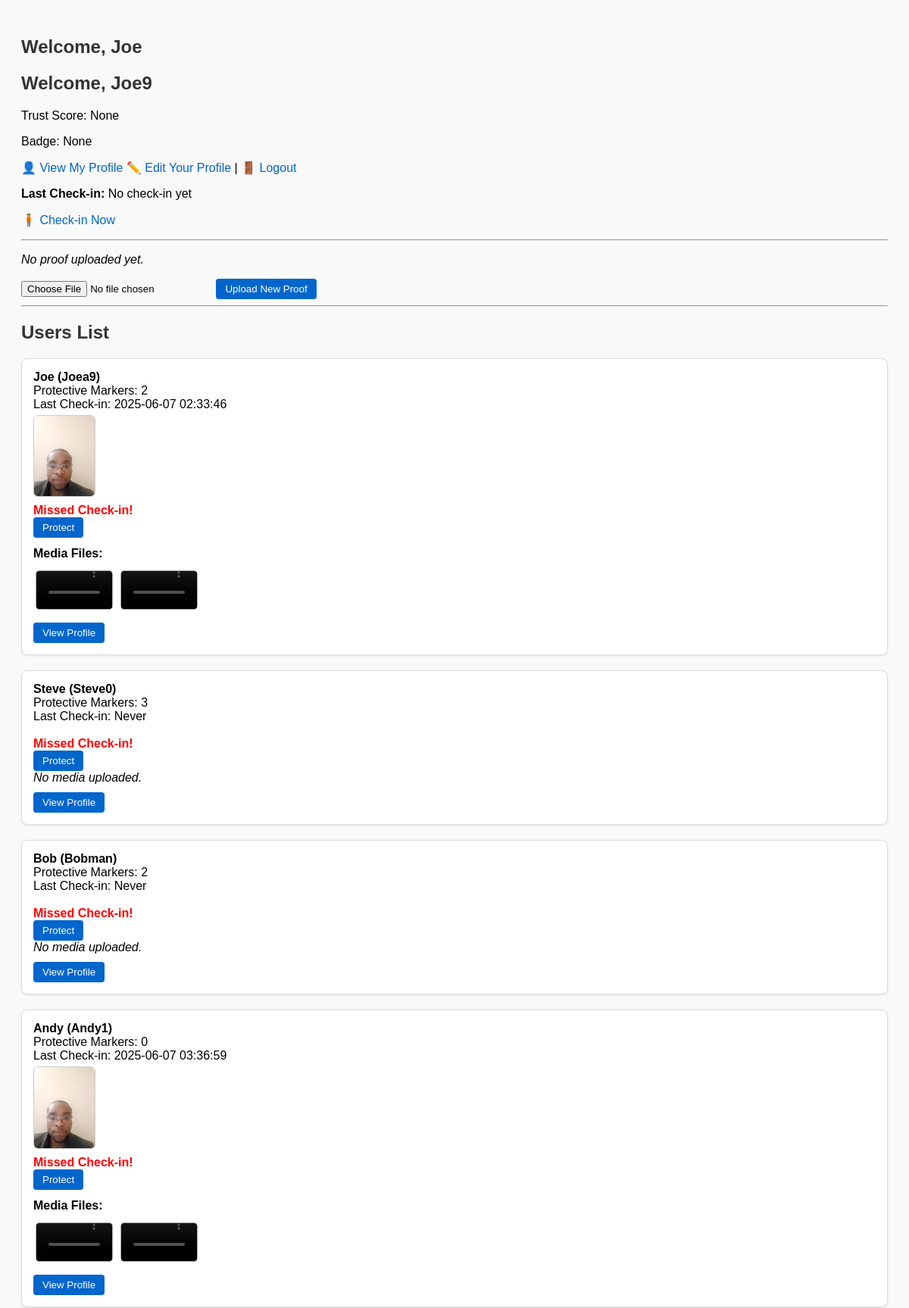
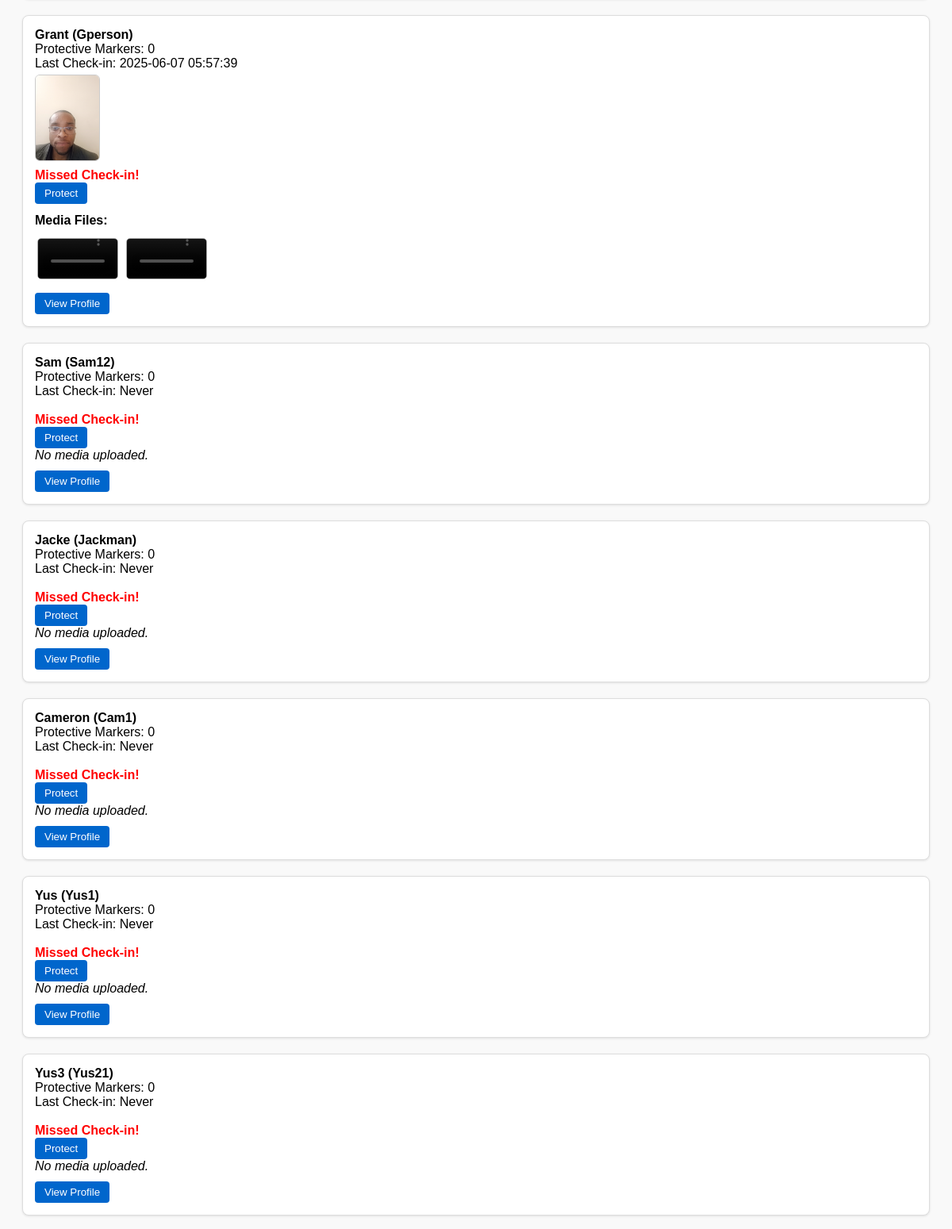
The app's page /dashboard (signed in, upper part) with its own data (2 pictures, top to bottom).
### models.py (models this page shows, shortened)
class User(UserMixin,db.Model):
    __tablename__ = 'users'
    id = db.Column(db.Integer, primary_key=True)
    name = db.Column(db.String(150), nullable=False)
    username = db.Column(db.String(150), unique=True, nullable=False)
    email = db.Column(db.String(150), unique=True, nullable=True)
    password = db.Column(db.String(255), nullable=False)  # hashed
    last_checkin = db.Column(db.DateTime, nullable=True)
    checkin_count = db.Column(db.Integer, default=0)
    proof_upload_count = db.Column(db.Integer, default=0)
    community_votes_count = db.Column(db.Integer, default=0)
    score = db.Column(db.Integer, default=0)
    trust_points = db.Column(db.Integer, default=0)
    trust_score = db.Column(db.Float, default=0.0)  # calculated trust score
    _bio = db.Column(db.LargeBinary, nullable=True)
    @property
    def bio(self):
        if self._bio:
            return decrypt(self._bio)
        return None
    profile_pic = db.Column(db.String(255), nullable=True)
    badge = db.Column(db.String(50), default='New/Unverified')
    trusted = db.Column(db.Boolean, default=False)
    trust_level = db.Column(db.String(50), default='New/Unverified')
    negative_action_count = db.Column(db.Integer, default=0)
    warnings_count = db.Column(db.Integer, default=0)
    negative_marks = db.Column(db.Integer, default=0)
    proof_file = db.Column(db.String(200), nullable=True)
    last_checkin_photo = db.Column(db.String(255), nullable=True)
    user_type = db.Column(db.String(50), default=UserTypeEnum.VICTIM.value, nullable=False)
    is_verified_supporter = db.Column(db.Boolean, default=False)
    _supporter_id_proof = db.Column(db.LargeBinary, nullable=True)
    @property
    def supporter_id_proof(self):
     if self._supporter_id_proof:
        return decrypt(self._supporter_id_proof)
     return None
    verification_status = db.Column(db.String(50), default=VerificationStatusEnum.UNVERIFIED.value)
    verified = db.Column(db.Boolean, default=False)
    media_files = db.relationship('Media', backref='user', lazy=True, cascade='all, delete-orphan')
    checkins = db.relationship('CheckIn', back_populates='user', cascade='all, delete-orphan')
    proofs = db.relationship('ProofUpload', back_populates='user', cascade='all, delete-orphan')
    votes_cast = db.relationship('Vote', foreign_keys='Vote.voter_id', back_populates='voter', cascade='all, delete-orphan')
    votes_received = db.relationship('Vote', foreign_keys='Vote.target_user_id', back_populates='target_user', cascade='all, delete-orphan')
    protected = db.relationship('Protection', foreign_keys='Protection.protector_id', backref='protector', lazy='dynamic', cascade='all, delete-orphan')
    protected_by = db.relationship('Protection', foreign_keys='Protection.protected_id', backref='protected_user', lazy='dynamic', cascade='all, delete-orphan')

class Media(db.Model):
    __tablename__ = 'media'
    id = db.Column(db.Integer, primary_key=True)
    user_id = db.Column(db.Integer, db.ForeignKey('users.id'), nullable=False)
    filename = db.Column(db.String(256), nullable=False)
    original_filename = db.Column(db.String(255), nullable=True)
    media_type = db.Column(db.String(50), nullable=True)
    upload_date = db.Column(db.DateTime, default=datetime.utcnow)

### app.py (the view)
@app.route('/dashboard')
@login_required
def dashboard():
    user = current_user  # use flask-login's current_user
    if not user:
        flash("User not found. Please log in again.", "warning")
        return redirect(url_for('login'))
    if user.user_type == UserTypeEnum.SUPPORTER.value and user.verification_status != VerificationStatusEnum.VERIFIED.value:
        return render_template('verification_pending.html'), 403
    profiles = User.query.filter(User.id != user.id).all()
    protections = {p.protected_id for p in Protection.query.filter_by(protector_id=user.id).all()}
    now = datetime.utcnow()
    missed_threshold = now - timedelta(hours=24)
    profiles_info = []
    for p in profiles:
        protects = p.id in protections
        last_checkin = p.last_checkin
        missed_checkin = (last_checkin is None) or (last_checkin < missed_threshold)
        total_protectors = Protection.query.filter_by(protected_id=p.id).count()
        user_media = Media.query.filter_by(user_id=p.id).all()
        profiles_info.append({
            'user': p,
            'protects': protects,
            'last_checkin': last_checkin,
            'last_checkin_photo': p.last_checkin_photo,
            'missed_checkin': missed_checkin,
            'total_protectors': total_protectors,
            'media_files': user_media
        })
    return render_template(
        'dashboard.html',
        user=user,               # make sure template gets `user`
        profiles_info=profiles_info
    )

### app.py (called while the page is built)
@login_manager.user_loader
def load_user(user_id):
    return User.query.get(int(user_id))

@app.context_processor
def inject_user():
    return dict(user=current_user)

### templates/dashboard.html (shortened to what this page needs)
<!DOCTYPE html>
<html lang="en">
<head>
</head>
<body>
    <h2>Welcome, {{ user.name }}</h2>
    <h2>Welcome, {{ user.username }}</h2>
    <p>Trust Score: {{ user.score }}</p>
    <p>Badge: {{ user.badge }}</p>
    <p>
      <a href="{{ url_for('profile', user_id=user.id) }}">👤 View My Profile</a>
      <a href="{{ url_for('edit_profile') }}">✏️ Edit Your Profile</a> |
      <a href="{{ url_for('logout') }}">🚪 Logout</a>
    </p>
    <p><strong>Last Check-in:</strong> {{ user.last_checkin or "No check-in yet" }}</p>
    <p><a href="{{ url_for('checkin') }}">🧍 Check-in Now</a></p>
    <hr>
    {% if user.media_filename %}
        <p><strong>Your Uploaded Proof:</strong></p>
        {% set ext = user.media_filename.lower().rsplit('.', 1)[-1] %}
        {% if ext in ['jpg', 'jpeg', 'png', 'gif'] %}
          <img src="{{ url_for('static', filename='uploads/' + user.media_filename) }}" alt="Uploaded Proof" />
        {% elif ext in ['mp4', 'webm', 'ogg'] %}
          <video controls>
            <source src="{{ url_for('static', filename='uploads/' + user.media_filename) }}" type="video/{{ ext }}">
            Your browser does not support the video tag.
          </video>
        {% else %}
          <a href="{{ url_for('static', filename='uploads/' + user.media_filename) }}" target="_blank">{{ user.media_filename }}</a>
        {% endif %}
    {% else %}
        <p><em>No proof uploaded yet.</em></p>
    {% endif %}
    <form method="POST" action="{{ url_for('edit_profile') }}" enctype="multipart/form-data" style="margin-top: 15px;">
        <input type="file" name="file" required>
        <button type="submit">Upload New Proof</button>
    </form>
    <hr>
    <h2>Users List</h2>
    <ul>
      {% for info in profiles_info %}
        <li class="user-block">
          <strong>{{ info.user.name }} ({{ info.user.username }})</strong><br/>
          Protective Markers: {{ info.total_protectors }}<br/>
          Last Check-in:
          {% if info.last_checkin %}
            {{ info.last_checkin.strftime("%Y-%m-%d %H:%M:%S") }}
          {% else %}
            Never
          {% endif %}
          <br/>
          {% if info.last_checkin_photo %}
            <img src="{{ url_for('static', filename='checkins/' + info.last_checkin_photo) }}"
                 alt="Last Check-in Photo" width="80" />
          {% endif %}
          <br/>
          {% if info.missed_checkin %}
            <span style="color:red; font-weight:bold;">Missed Check-in!</span><br/>
          {% endif %}
          {% if info.protects %}
          <form method="POST" action="{{ url_for('unprotect', protected_id=info.user.id) }}">
          <button type="submit">Unprotect</button>
          </form>
           {% else %}
           <form method="POST" action="{{ url_for('protect', protected_id=info.user.id) }}">
           <button type="submit">Protect</button>
           </form>
           {% endif %}
           {% if info.media_files %}
            <div class="media-label">Media Files:</div>
            <div class="media-gallery">
              {% for media in info.media_files %}
                {% set ext = media.filename.lower().rsplit('.', 1)[-1] %}
                {% if ext in ['jpg', 'jpeg', 'png', 'gif'] %}
                  <img src="{{ url_for('static', filename='uploads/' + media.filename) }}" alt="Media File">
                {% elif ext in ['mp4', 'webm', 'ogg'] %}
                  <video controls>
                    <source src="{{ url_for('static', filename='uploads/' + media.filename) }}" type="video/{{ ext }}">
                  </video>
                {% else %}
                  <a href="{{ url_for('static', filename='uploads/' + media.filename) }}" target="_blank">{{ media.filename }}</a>
                {% endif %}
              {% endfor %}
            </div>
          {% else %}
            <em>No media uploaded.</em>
          {% endif %}
          <form action="{{ url_for('profile', user_id=info.user.id) }}" method="GET" style="margin-top: 10px;">
            <button type="submit">View Profile</button>
          </form>
        </li>
      {% endfor %}
    </ul>
</body>
</html>

### templates/dashboard.html (style rules this page uses)
body { font-family: Arial, sans-serif; padding: 20px; background: #f9f9f9; }
h2, h3 { color: #333; }
a { text-decoration: none; color: #0066cc; }
img, video { max-width: 200px; border: 1px solid #ccc; margin: 5px 0; border-radius: 6px; }
.user-block { background: white; border: 1px solid #ddd; padding: 15px; margin-bottom: 20px; border-radius: 8px; box-shadow: 0 1px 3px rgba(0,0,0,0.1); }
.media-gallery { margin-top: 10px; }
.media-gallery img, .media-gallery video { max-width: 100px; margin: 3px; border-radius: 5px; border: 1px solid #aaa; }
.media-label { font-weight: bold; margin-top: 12px; }
button { cursor: pointer; padding: 6px 12px; border-radius: 4px; border: none; background-color: #0066cc; color: white; }
ul { padding-left: 0; list-style: none; }
ul li { margin-bottom: 15px; }

### records on screen
User: name "Joe", username "Joe9", score "None", badge "None", last_checkin "No check-in yet"
User: user.name "Joe", user.username "Joea9", total_protectors "2", last_checkin "2025-06-07 02:33:46", last_checkin_photo (picture)
User: user.name "Steve", user.username "Steve0"
User: user.name "Bob", user.username "Bobman"
User: user.name "Andy", user.username "Andy1", total_protectors "0", last_checkin "2025-06-07 03:36:59", last_checkin_photo (picture)
User: user.name "Grant", user.username "Gperson", total_protectors "0", last_checkin "2025-06-07 05:57:39", last_checkin_photo (picture)
User: user.name "Sam", user.username "Sam12"
User: user.name "Jacke", user.username "Jackman"
User: user.name "Cameron", user.username "Cam1"
User: user.name "Yus", user.username "Yus1"
User: user.name "Yus3", user.username "Yus21"

### other values on screen
{{ info.total_protectors }} "3" "2" "0" "0" "0" "0" "0"
